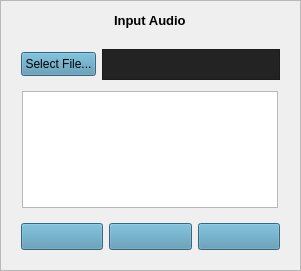
   <widget class="QFrame" name="inputFrame">
    <property name="geometry">
     <rect>
      <x>10</x>
      <y>10</y>
      <width>301</width>
      <height>271</height>
     </rect>
    </property>
    <property name="acceptDrops">
     <bool>true</bool>
    </property>
    <property name="autoFillBackground">
     <bool>true</bool>
    </property>
    <property name="frameShape">
     <enum>QFrame::Shape::StyledPanel</enum>
    </property>
    <property name="frameShadow">
     <enum>QFrame::Shadow::Raised</enum>
    </property>
    <layout class="QVBoxLayout" name="verticalLayout">
     <item alignment="Qt::AlignmentFlag::AlignHCenter">
      <widget class="QLabel" name="label_3">
       <property name="maximumSize">
        <size>
         <width>16777215</width>
         <height>20</height>
        </size>
       </property>
       <property name="palette">
        <palette>
         <active/>
         <inactive/>
         <disabled/>
        </palette>
       </property>
       <property name="font">
        <font>
         <pointsize>10</pointsize>
         <bold>true</bold>
        </font>
       </property>
       <property name="text">
        <string>Input Audio</string>
       </property>
      </widget>
     </item>
     <item alignment="Qt::AlignmentFlag::AlignHCenter">
      <widget class="QFrame" name="fileInputFrame">
       <property name="sizePolicy">
        <sizepolicy hsizetype="Expanding" vsizetype="Expanding">
         <horstretch>0</horstretch>
         <verstretch>0</verstretch>
        </sizepolicy>
       </property>
       <property name="minimumSize">
        <size>
         <width>191</width>
         <height>51</height>
        </size>
       </property>
       <property name="maximumSize">
        <size>
         <width>500</width>
         <height>40</height>
        </size>
       </property>
       <property name="layoutDirection">
        <enum>Qt::LayoutDirection::RightToLeft</enum>
       </property>
       <property name="frameShape">
        <enum>QFrame::Shape::NoFrame</enum>
       </property>
       <property name="frameShadow">
        <enum>QFrame::Shadow::Raised</enum>
       </property>
       <layout class="QHBoxLayout" name="horizontalLayout">
        <item>
         <widget class="QPlainTextEdit" name="inputFileDisplay">
          <property name="enabled">
           <bool>true</bool>
          </property>
          <property name="sizePolicy">
           <sizepolicy hsizetype="Minimum" vsizetype="Minimum">
            <horstretch>0</horstretch>
            <verstretch>0</verstretch>
           </sizepolicy>
          </property>
          <property name="minimumSize">
           <size>
            <width>92</width>
            <height>31</height>
           </size>
          </property>
          <property name="maximumSize">
           <size>
            <width>16777215</width>
            <height>31</height>
           </size>
          </property>
          <property name="styleSheet">
           <string notr="true">background-color: rgb(35, 35, 35);</string>
          </property>
          <property name="readOnly">
           <bool>true</bool>
          </property>
          <property name="plainText">
           <string/>
          </property>
          <property name="centerOnScroll">
           <bool>false</bool>
          </property>
          <property name="placeholderText">
           <string>filename...</string>
          </property>
         </widget>
        </item>
        <item>
         <widget class="QPushButton" name="inputFileButton">
          <property name="minimumSize">
           <size>
            <width>75</width>
            <height>24</height>
           </size>
          </property>
          <property name="maximumSize">
           <size>
            <width>89</width>
            <height>24</height>
           </size>
          </property>
          <property name="toolTip">
           <string>&lt;html&gt;&lt;head/&gt;&lt;body&gt;&lt;p&gt;Accepted formats: &lt;/p&gt;&lt;p&gt;.mp3, .wav, .flac, .aiff, .au, .caf&lt;/p&gt;&lt;/body&gt;&lt;/html&gt;</string>
          </property>
          <property name="styleSheet">
           <string notr="true">QPushButton { padding-left: 0px; padding-right: 0px; background-color: rgb(78, 143, 173); }

QPushButton:hover { background-color: rgb(87, 161, 193) }

QPushButton:pressed { background-color: rgb(62, 115, 138);}</string>
          </property>
          <property name="text">
           <string>Select File...</string>
          </property>
         </widget>
        </item>
       </layout>
      </widget>
     </item>
     <item alignment="Qt::AlignmentFlag::AlignHCenter">
      <widget class="PlotWidget" name="InputPeekWidget">
       <property name="sizePolicy">
        <sizepolicy hsizetype="Preferred" vsizetype="Preferred">
         <horstretch>0</horstretch>
         <verstretch>0</verstretch>
        </sizepolicy>
       </property>
       <property name="minimumSize">
        <size>
         <width>256</width>
         <height>117</height>
        </size>
       </property>
       <property name="maximumSize">
        <size>
         <width>99999</width>
         <height>117</height>
        </size>
       </property>
      </widget>
     </item>
     <item>
      <widget class="QFrame" name="inputPlaybackFrame">
       <property name="maximumSize">
        <size>
         <width>16777215</width>
         <height>45</height>
        </size>
       </property>
       <property name="autoFillBackground">
        <bool>false</bool>
       </property>
       <property name="styleSheet">
        <string notr="true">QPushButton { padding-left: 0px; padding-right: 0px; background-color: rgb(78, 143, 173); height: 30px;}

QPushButton:hover { background-color: rgb(87, 161, 193) }

QPushButton:pressed { background-color: rgb(62, 115, 138);}</string>
       </property>
       <property name="frameShape">
        <enum>QFrame::Shape::NoFrame</enum>
       </property>
       <property name="frameShadow">
        <enum>QFrame::Shadow::Raised</enum>
       </property>
       <layout class="QHBoxLayout" name="horizontalLayout_4">
        <item>
         <widget class="QPushButton" name="inputRestartButton">
          <property name="enabled">
           <bool>true</bool>
          </property>
          <property name="layoutDirection">
           <enum>Qt::LayoutDirection::LeftToRight</enum>
          </property>
          <property name="text">
           <string/>
          </property>
          <property name="icon">
           <iconset theme="QIcon::ThemeIcon::MediaSkipBackward"/>
          </property>
          <property name="autoRepeatDelay">
           <number>300</number>
          </property>
         </widget>
        </item>
        <item>
         <widget class="QPushButton" name="inputPlayButton">
          <property name="enabled">
           <bool>true</bool>
          </property>
          <property name="layoutDirection">
           <enum>Qt::LayoutDirection::LeftToRight</enum>
          </property>
          <property name="autoFillBackground">
           <bool>false</bool>
          </property>
          <property name="text">
           <string/>
          </property>
          <property name="icon">
           <iconset theme="QIcon::ThemeIcon::MediaPlaybackStart"/>
          </property>
          <property name="autoRepeatDelay">
           <number>300</number>
          </property>
         </widget>
        </item>
        <item>
         <widget class="QPushButton" name="inputStopButton">
          <property name="enabled">
           <bool>true</bool>
          </property>
          <property name="layoutDirection">
           <enum>Qt::LayoutDirection::LeftToRight</enum>
          </property>
          <property name="text">
           <string/>
          </property>
          <property name="icon">
           <iconset theme="QIcon::ThemeIcon::MediaPlaybackStop"/>
          </property>
          <property name="autoRepeatDelay">
           <number>300</number>
          </property>
         </widget>
        </item>
       </layout>
      </widget>
     </item>
    </layout>
   </widget>
